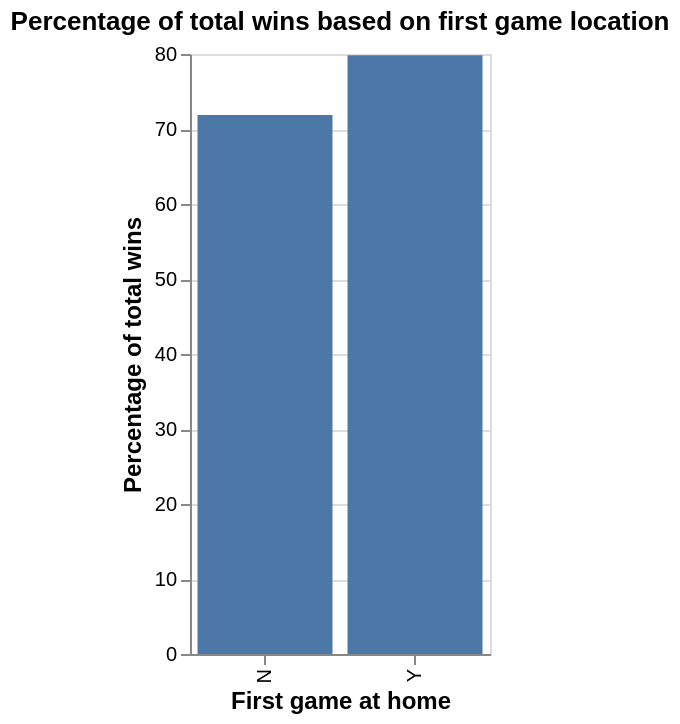

The cell this chart's notebook holds for it:
### Markdown cell above
<div style="background-color: #f0f0f0; padding: 10px;">
    
#### Task 4.4: Plot the distribution of two relevant variables in the raw data (4 points)

- Use `altair` to plot the distribution of one of the numeric variables in your tidied data set.

- Use `altair` to create a visualization showing the relative proportions of each category/level for one of categorical variable in your tidied data set. 

- Clearly label the variable that is being plotted in each plot.

*Notes:* 
- *Be sure the output is as clear as possible, provide an English title along with readable x and y column names*

- *You may also add more code cells to this section*

</div>

### Code cell
# Import the altair package
import altair as alt

# Create a bar graph to visualize the mean tournament win difference between home and away games as the first game
home_games_chart = alt.Chart(home_table).mark_bar().encode(
    x=alt.X("first_game_at_home").title("First game at home"),
    y=alt.Y("total_wins_pct").title("Percentage of total wins")
).properties(
    title="Percentage of total wins based on first game location",
    width=150
).configure_axis(titleFontSize=12)

home_games_chart

### Figure 1 — Vega-Lite specification as saved in the notebook (floating-point values rounded to 4 significant figures)
{"config": {"view": {"continuousWidth": 300, "continuousHeight": 300}, "axis": {"titleFontSize": 12}}, "data": {"name": "data-a9ff882212174c2ad6c3ebcf1bc89c19"}, "mark": {"type": "bar"}, "encoding": {"x": {"field": "first_game_at_home", "title": "First game at home", "type": "nominal"}, "y": {"field": "total_wins_pct", "title": "Percentage of total wins", "type": "quantitative"}}, "title": "Percentage of total wins based on first game location", "width": 150, "$schema": "https://vega.github.io/schema/vega-lite/v5.20.1.json", "datasets": {"data-a9ff882212174c2ad6c3ebcf1bc89c19": [{"first_game_at_home": "N", "total_wins_pct": 71.85}, {"first_game_at_home": "Y", "total_wins_pct": 79.85}]}}
